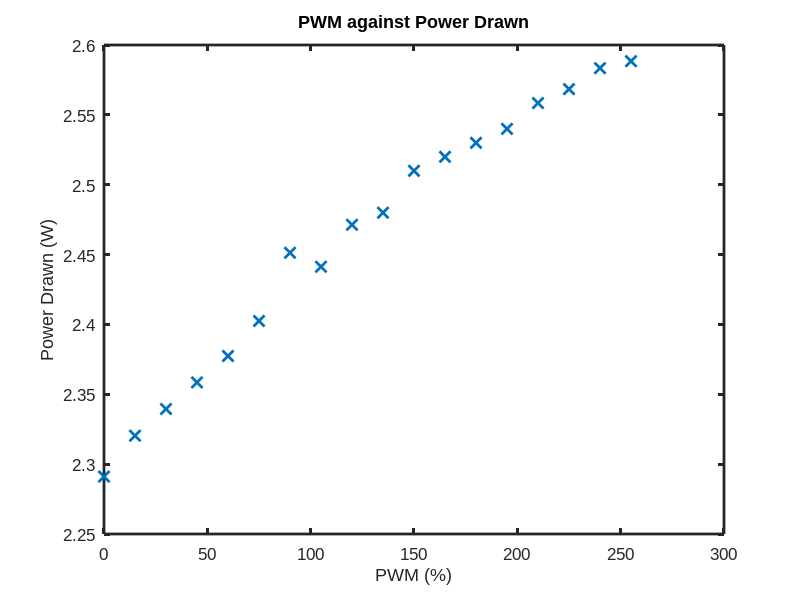

Recreate this plot in MATLAB.
clear; close all;

PWM = [0
15
30
45
60
75
90
105
120
135
150
165
180
195
210
225
240
255];

Pwr = [2.29112
2.3204
2.33948
2.35848
2.3774
2.4025
2.45135
2.44133
2.47139
2.48
2.51
2.52
2.53
2.54
2.55843
2.56841
2.58338
2.58837];

%%

figure(1);
plot(PWM, Pwr, 'x','Linewidth', 2, 'MarkerSize', 8)
xlabel('PWM (%)');
ylabel('Power Drawn (W)');
title('PWM against Power Drawn');
set(gca,'FontSize',12)
set(gca,'LineWidth',2)
set(gca, 'FontName', 'Arial')
exportgraphics(gcf, strcat('drivepwr.jpg'), 'Resolution',300) 
